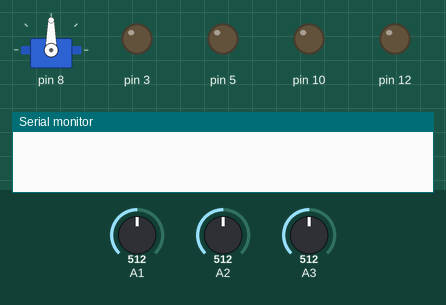
Recording of a sketch running on a simulated Arduino Uno, built with avr-gcc and run on an emulated ATmega328P. On the bench: servo, output pins drawn as LEDs (lit = HIGH), the last lines printed to the serial monitor. The inputs (shaded band) are chosen by the test bench; at power-on: A1 = 512, A3 = 512, A2 = 512. Random numbers use the default seed unless the sketch sets one.

Above: at 0.2 s.
1.3 s: A1 set to 716
4.3 s: A3 set to 716
At 5.6 s:
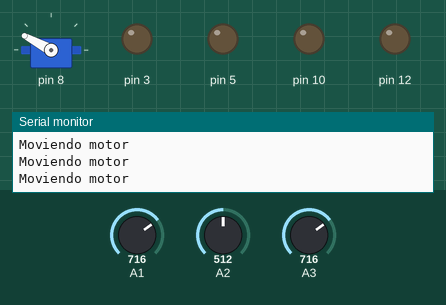
7.3 s: A1 set to 306
At 8.2 s:
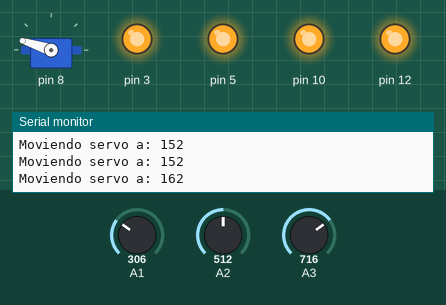
10.3 s: A2 set to 306
13.3 s: A1 set to 122
At 14.44 s:
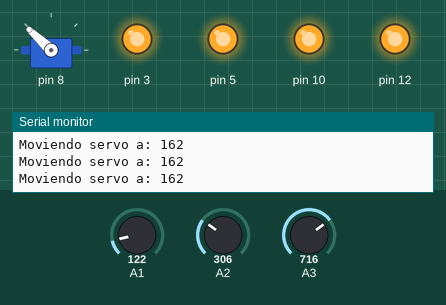
At 16.2 s:
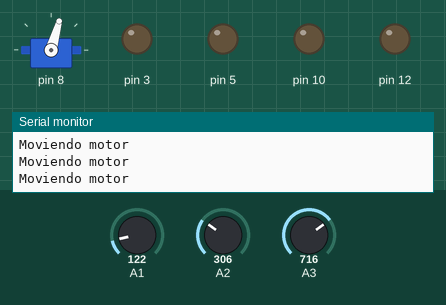
16.3 s: A3 set to 900
Timing chart, 0 to 29.0 s (numbered marks = the images above; inputs shaded):
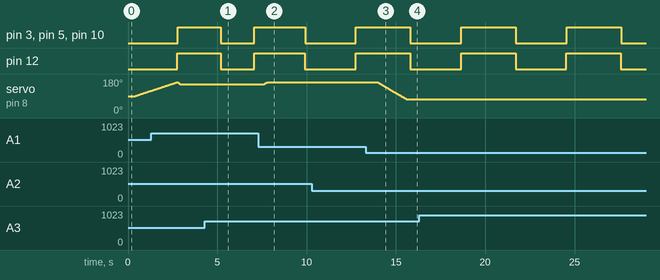

The sketch:

Nata_Pintura.ino
```cpp
#include <VarSpeedServo.h>

class Motor
{
  // Class Member Variables
  // These are initialized at startup
  int MotorPin;      // the number of the LED pin
  long OnTime;     // milliseconds of on-time
  long OffTime;    // milliseconds of off-time

  // These maintain the current state
  int MotorState;                 // ledState used to set the LED
  unsigned long previousMillis;   // will store last time LED was updated

  // Constructor - creates a Flasher
  // and initializes the member variables and state
  public:
  Motor(int pin)
  {
  MotorPin = pin;
  pinMode(MotorPin, OUTPUT);

  MotorState = LOW;
  previousMillis = 0;
  }

  void Update()
  {
    // check to see if it's time to change the state of the LED
    unsigned long currentMillis = millis();

    randomSeed(analogRead(A1));
    OnTime = random(100,4000);
    randomSeed(analogRead(A2));
    OffTime = random(100,4000);

    if((MotorState == HIGH) && (currentMillis - previousMillis >= OnTime))
    {
      MotorState = LOW;  // Turn it off
      previousMillis = currentMillis;  // Remember the time
      digitalWrite(MotorPin, MotorState);  // Update the actual LED
      Serial.println("Moviendo motor");
    }
    else if ((MotorState == LOW) && (currentMillis - previousMillis >= OffTime))
    {
      MotorState = HIGH;  // turn it on
      previousMillis = currentMillis;   // Remember the time
      digitalWrite(MotorPin, MotorState);   // Update the actual LED
    }
  }
};

class Sweeper
{
  VarSpeedServo servo;              // the servo
  int pos;              // current servo position
  int increment;        // increment to move for each interval
  int  updateInterval;      // interval between updates
  unsigned long lastUpdate; // last update of position

public:
  Sweeper(int interval)
  {
    updateInterval = interval;
    increment = 1;
  }

  void Attach(int pin)
  {
    servo.attach(pin);
  }

  void Detach()
  {
    servo.detach();
  }

  void Update()
  {
    randomSeed(analogRead(A3));
    updateInterval = random(100,1000);

    if((millis() - lastUpdate) > updateInterval)  // time to update
    {
      lastUpdate = millis();
      randomSeed(analogRead(A1));
      pos = random(60,180);
      servo.write(pos ,random(1,70),true);
      Serial.print("Moviendo servo a: ");
      Serial.println(pos);
    }
  }
};


Motor Motor1(12);
Motor Motor2(10);
Motor Motor3(5);
Motor Motor4(3);

Sweeper sweeper1(15);

void setup()
{
  Serial.begin(9600);
  sweeper1.Attach(8);
}


void loop()
{
  sweeper1.Update();

  Motor1.Update();
  Motor2.Update();
  Motor3.Update();
  Motor4.Update();
}
```

Measured:
- after the input at 7.3 s, servo on pin 8: moves from 152° to 162° over 0.20 s, starting after 0.30 s
- after the input at 13.3 s, servo on pin 8: moves from 162° to 74° over 1.6 s, starting after 0.70 s
- by itself, pin 3, pin 5, pin 10, pin 12: alternates HIGH for 3.1 s and LOW for 2.8 s
- by itself, servo on pin 8: rises from 118° to 164° in 1.5 s, then falls to 152° in 0.14 s
